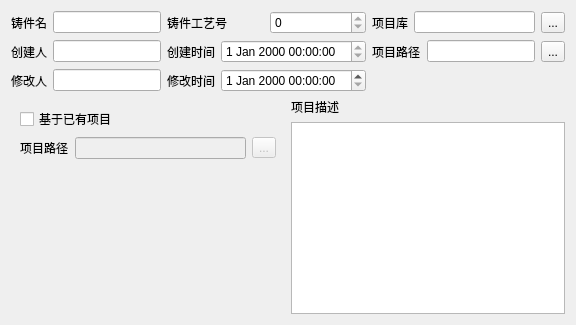
      <widget class="QWidget" name="tab_projectInfomation">
       <property name="sizePolicy">
        <sizepolicy hsizetype="Expanding" vsizetype="Expanding">
         <horstretch>0</horstretch>
         <verstretch>0</verstretch>
        </sizepolicy>
       </property>
       <attribute name="title">
        <string>项目信息</string>
       </attribute>
       <layout class="QVBoxLayout" name="verticalLayout_4">
        <item>
         <widget class="QFrame" name="frame">
          <property name="frameShape">
           <enum>QFrame::NoFrame</enum>
          </property>
          <property name="frameShadow">
           <enum>QFrame::Raised</enum>
          </property>
          <layout class="QGridLayout" name="gridLayout_3">
           <property name="leftMargin">
            <number>0</number>
           </property>
           <property name="topMargin">
            <number>0</number>
           </property>
           <property name="rightMargin">
            <number>0</number>
           </property>
           <property name="bottomMargin">
            <number>0</number>
           </property>
           <item row="2" column="0">
            <widget class="QFrame" name="frame_6">
             <property name="frameShape">
              <enum>QFrame::NoFrame</enum>
             </property>
             <property name="frameShadow">
              <enum>QFrame::Raised</enum>
             </property>
             <layout class="QHBoxLayout" name="horizontalLayout_25">
              <property name="leftMargin">
               <number>0</number>
              </property>
              <property name="topMargin">
               <number>0</number>
              </property>
              <property name="rightMargin">
               <number>0</number>
              </property>
              <property name="bottomMargin">
               <number>0</number>
              </property>
              <item>
               <widget class="QLabel" name="label_24">
                <property name="text">
                 <string>修改人</string>
                </property>
               </widget>
              </item>
              <item>
               <widget class="QLineEdit" name="lineEdit_amender"/>
              </item>
             </layout>
            </widget>
           </item>
           <item row="0" column="0">
            <widget class="QFrame" name="frame_3">
             <property name="frameShape">
              <enum>QFrame::NoFrame</enum>
             </property>
             <property name="frameShadow">
              <enum>QFrame::Sunken</enum>
             </property>
             <layout class="QHBoxLayout" name="horizontalLayout_22">
              <property name="leftMargin">
               <number>0</number>
              </property>
              <property name="topMargin">
               <number>0</number>
              </property>
              <property name="rightMargin">
               <number>0</number>
              </property>
              <property name="bottomMargin">
               <number>0</number>
              </property>
              <item>
               <widget class="QLabel" name="label_22">
                <property name="text">
                 <string>铸件名</string>
                </property>
               </widget>
              </item>
              <item>
               <widget class="QLineEdit" name="lineEdit_castName">
                <property name="readOnly">
                 <bool>true</bool>
                </property>
               </widget>
              </item>
             </layout>
            </widget>
           </item>
           <item row="1" column="0">
            <widget class="QFrame" name="frame_4">
             <property name="frameShape">
              <enum>QFrame::NoFrame</enum>
             </property>
             <property name="frameShadow">
              <enum>QFrame::Raised</enum>
             </property>
             <layout class="QHBoxLayout" name="horizontalLayout_24">
              <property name="leftMargin">
               <number>0</number>
              </property>
              <property name="topMargin">
               <number>0</number>
              </property>
              <property name="rightMargin">
               <number>0</number>
              </property>
              <property name="bottomMargin">
               <number>0</number>
              </property>
              <item>
               <widget class="QLabel" name="label_23">
                <property name="text">
                 <string>创建人</string>
                </property>
               </widget>
              </item>
              <item>
               <widget class="QLineEdit" name="lineEdit_creator">
                <property name="readOnly">
                 <bool>true</bool>
                </property>
               </widget>
              </item>
             </layout>
            </widget>
           </item>
           <item row="0" column="1">
            <widget class="QFrame" name="frame_11">
             <property name="frameShape">
              <enum>QFrame::NoFrame</enum>
             </property>
             <property name="frameShadow">
              <enum>QFrame::Raised</enum>
             </property>
             <layout class="QHBoxLayout" name="horizontalLayout_30">
              <property name="leftMargin">
               <number>0</number>
              </property>
              <property name="topMargin">
               <number>0</number>
              </property>
              <property name="rightMargin">
               <number>0</number>
              </property>
              <property name="bottomMargin">
               <number>0</number>
              </property>
              <item>
               <widget class="QLabel" name="label_29">
                <property name="text">
                 <string>铸件工艺号</string>
                </property>
               </widget>
              </item>
              <item>
               <widget class="QSpinBox" name="spinBox_castNumber">
                <property name="readOnly">
                 <bool>true</bool>
                </property>
               </widget>
              </item>
             </layout>
            </widget>
           </item>
           <item row="1" column="1">
            <widget class="QFrame" name="frame_12">
             <property name="frameShape">
              <enum>QFrame::NoFrame</enum>
             </property>
             <property name="frameShadow">
              <enum>QFrame::Raised</enum>
             </property>
             <layout class="QHBoxLayout" name="horizontalLayout_31">
              <property name="leftMargin">
               <number>0</number>
              </property>
              <property name="topMargin">
               <number>0</number>
              </property>
              <property name="rightMargin">
               <number>0</number>
              </property>
              <property name="bottomMargin">
               <number>0</number>
              </property>
              <item>
               <widget class="QLabel" name="label_30">
                <property name="text">
                 <string>创建时间</string>
                </property>
               </widget>
              </item>
              <item>
               <widget class="QDateTimeEdit" name="dateTimeEdit_createTime">
                <property name="readOnly">
                 <bool>true</bool>
                </property>
               </widget>
              </item>
             </layout>
            </widget>
           </item>
           <item row="2" column="1">
            <widget class="QFrame" name="frame_13">
             <property name="frameShape">
              <enum>QFrame::NoFrame</enum>
             </property>
             <property name="frameShadow">
              <enum>QFrame::Raised</enum>
             </property>
             <layout class="QHBoxLayout" name="horizontalLayout_32">
              <property name="leftMargin">
               <number>0</number>
              </property>
              <property name="topMargin">
               <number>0</number>
              </property>
              <property name="rightMargin">
               <number>0</number>
              </property>
              <property name="bottomMargin">
               <number>0</number>
              </property>
              <item>
               <widget class="QLabel" name="label_31">
                <property name="text">
                 <string>修改时间</string>
                </property>
               </widget>
              </item>
              <item>
               <widget class="QDateTimeEdit" name="dateTimeEdit_amendTime"/>
              </item>
             </layout>
            </widget>
           </item>
           <item row="0" column="2">
            <widget class="QFrame" name="frame_14">
             <property name="frameShape">
              <enum>QFrame::NoFrame</enum>
             </property>
             <property name="frameShadow">
              <enum>QFrame::Raised</enum>
             </property>
             <layout class="QHBoxLayout" name="horizontalLayout_33">
              <property name="leftMargin">
               <number>0</number>
              </property>
              <property name="topMargin">
               <number>0</number>
              </property>
              <property name="rightMargin">
               <number>0</number>
              </property>
              <property name="bottomMargin">
               <number>0</number>
              </property>
              <item>
               <widget class="QLabel" name="label_32">
                <property name="text">
                 <string>项目库</string>
                </property>
               </widget>
              </item>
              <item>
               <widget class="QLineEdit" name="lineEdit_projectLibrary">
                <property name="readOnly">
                 <bool>true</bool>
                </property>
               </widget>
              </item>
              <item>
               <widget class="QToolButton" name="toolButton_projectLibrary">
                <property name="text">
                 <string>...</string>
                </property>
               </widget>
              </item>
             </layout>
            </widget>
           </item>
           <item row="1" column="2">
            <widget class="QFrame" name="frame_15">
             <property name="frameShape">
              <enum>QFrame::NoFrame</enum>
             </property>
             <property name="frameShadow">
              <enum>QFrame::Raised</enum>
             </property>
             <layout class="QHBoxLayout" name="horizontalLayout_34">
              <property name="leftMargin">
               <number>0</number>
              </property>
              <property name="topMargin">
               <number>0</number>
              </property>
              <property name="rightMargin">
               <number>0</number>
              </property>
              <property name="bottomMargin">
               <number>0</number>
              </property>
              <item>
               <widget class="QLabel" name="label_33">
                <property name="text">
                 <string>项目路径</string>
                </property>
               </widget>
              </item>
              <item>
               <widget class="QLineEdit" name="lineEdit_projectPath">
                <property name="readOnly">
                 <bool>true</bool>
                </property>
               </widget>
              </item>
              <item>
               <widget class="QToolButton" name="toolButton_projectPath">
                <property name="text">
                 <string>...</string>
                </property>
               </widget>
              </item>
             </layout>
            </widget>
           </item>
          </layout>
         </widget>
        </item>
        <item>
         <widget class="QFrame" name="frame_2">
          <property name="frameShape">
           <enum>QFrame::NoFrame</enum>
          </property>
          <property name="frameShadow">
           <enum>QFrame::Raised</enum>
          </property>
          <layout class="QHBoxLayout" name="horizontalLayout_23">
           <property name="leftMargin">
            <number>0</number>
           </property>
           <property name="topMargin">
            <number>0</number>
           </property>
           <property name="rightMargin">
            <number>0</number>
           </property>
           <property name="bottomMargin">
            <number>0</number>
           </property>
           <item>
            <widget class="QFrame" name="frame_10">
             <property name="frameShape">
              <enum>QFrame::NoFrame</enum>
             </property>
             <property name="frameShadow">
              <enum>QFrame::Raised</enum>
             </property>
             <layout class="QVBoxLayout" name="verticalLayout_5">
              <item>
               <widget class="QCheckBox" name="checkBox_basedOnExistingProject">
                <property name="text">
                 <string>基于已有项目</string>
                </property>
               </widget>
              </item>
              <item>
               <widget class="QFrame" name="frame_existingProjectPath">
                <property name="frameShape">
                 <enum>QFrame::NoFrame</enum>
                </property>
                <property name="frameShadow">
                 <enum>QFrame::Raised</enum>
                </property>
                <layout class="QHBoxLayout" name="horizontalLayout_35">
                 <property name="leftMargin">
                  <number>0</number>
                 </property>
                 <property name="topMargin">
                  <number>0</number>
                 </property>
                 <property name="rightMargin">
                  <number>0</number>
                 </property>
                 <property name="bottomMargin">
                  <number>0</number>
                 </property>
                 <item>
                  <widget class="QLabel" name="label_35">
                   <property name="text">
                    <string>项目路径</string>
                   </property>
                  </widget>
                 </item>
                 <item>
                  <widget class="QLineEdit" name="lineEdit_existingProjectPath">
                   <property name="enabled">
                    <bool>false</bool>
                   </property>
                  </widget>
                 </item>
                 <item>
                  <widget class="QToolButton" name="toolButton_existingProjectPath">
                   <property name="enabled">
                    <bool>false</bool>
                   </property>
                   <property name="text">
                    <string>...</string>
                   </property>
                  </widget>
                 </item>
                </layout>
               </widget>
              </item>
              <item>
               <spacer name="verticalSpacer">
                <property name="orientation">
                 <enum>Qt::Vertical</enum>
                </property>
                <property name="sizeType">
                 <enum>QSizePolicy::Expanding</enum>
                </property>
                <property name="sizeHint" stdset="0">
                 <size>
                  <width>20</width>
                  <height>87</height>
                 </size>
                </property>
               </spacer>
              </item>
             </layout>
            </widget>
           </item>
           <item>
            <widget class="QFrame" name="frame_5">
             <property name="frameShape">
              <enum>QFrame::NoFrame</enum>
             </property>
             <property name="frameShadow">
              <enum>QFrame::Raised</enum>
             </property>
             <layout class="QVBoxLayout" name="verticalLayout_6">
              <property name="leftMargin">
               <number>0</number>
              </property>
              <property name="topMargin">
               <number>0</number>
              </property>
              <property name="rightMargin">
               <number>0</number>
              </property>
              <property name="bottomMargin">
               <number>0</number>
              </property>
              <item>
               <widget class="QLabel" name="label_34">
                <property name="text">
                 <string>项目描述</string>
                </property>
               </widget>
              </item>
              <item>
               <widget class="QPlainTextEdit" name="plainTextEdit_projectDescription"/>
              </item>
             </layout>
            </widget>
           </item>
          </layout>
         </widget>
        </item>
       </layout>
      </widget>
